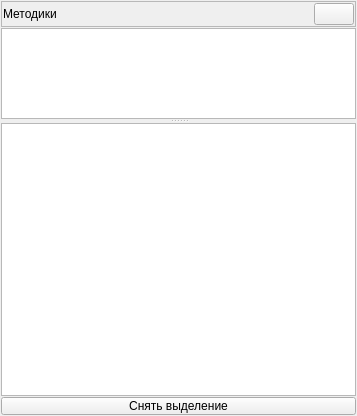
<?xml version="1.0" encoding="UTF-8"?>
<ui version="4.0">
 <class>MethodsWidget</class>
 <widget class="QWidget" name="MethodsWidget">
  <property name="geometry">
   <rect>
    <x>0</x>
    <y>0</y>
    <width>357</width>
    <height>416</height>
   </rect>
  </property>
  <property name="windowTitle">
   <string>Form</string>
  </property>
  <layout class="QVBoxLayout" name="verticalLayout">
   <property name="spacing">
    <number>1</number>
   </property>
   <property name="leftMargin">
    <number>1</number>
   </property>
   <property name="topMargin">
    <number>1</number>
   </property>
   <property name="rightMargin">
    <number>1</number>
   </property>
   <property name="bottomMargin">
    <number>1</number>
   </property>
   <item>
    <widget class="QFrame" name="frTitle">
     <property name="frameShape">
      <enum>QFrame::StyledPanel</enum>
     </property>
     <property name="frameShadow">
      <enum>QFrame::Raised</enum>
     </property>
     <layout class="QHBoxLayout" name="horizontalLayout">
      <property name="leftMargin">
       <number>1</number>
      </property>
      <property name="topMargin">
       <number>1</number>
      </property>
      <property name="rightMargin">
       <number>1</number>
      </property>
      <property name="bottomMargin">
       <number>1</number>
      </property>
      <item>
       <widget class="QLabel" name="lblTitle">
        <property name="text">
         <string>Методики</string>
        </property>
       </widget>
      </item>
      <item>
       <widget class="QPushButton" name="btnParams">
        <property name="sizePolicy">
         <sizepolicy hsizetype="Fixed" vsizetype="Fixed">
          <horstretch>0</horstretch>
          <verstretch>0</verstretch>
         </sizepolicy>
        </property>
        <property name="toolTip">
         <string>Редактировать параметры...</string>
        </property>
        <property name="text">
         <string/>
        </property>
        <property name="icon">
         <iconset resource="../../kernel.qrc">
          <normaloff>:/images/MethodsEdit.png</normaloff>:/images/MethodsEdit.png</iconset>
        </property>
        <property name="iconSize">
         <size>
          <width>32</width>
          <height>32</height>
         </size>
        </property>
       </widget>
      </item>
     </layout>
    </widget>
   </item>
   <item>
    <widget class="QSplitter" name="splitter">
     <property name="orientation">
      <enum>Qt::Vertical</enum>
     </property>
     <widget class="QListView" name="tvKinds">
      <property name="sizePolicy">
       <sizepolicy hsizetype="Expanding" vsizetype="Expanding">
        <horstretch>0</horstretch>
        <verstretch>1</verstretch>
       </sizepolicy>
      </property>
      <property name="viewMode">
       <enum>QListView::IconMode</enum>
      </property>
     </widget>
     <widget class="QListView" name="tvMetods">
      <property name="sizePolicy">
       <sizepolicy hsizetype="Expanding" vsizetype="Expanding">
        <horstretch>0</horstretch>
        <verstretch>3</verstretch>
       </sizepolicy>
      </property>
      <property name="font">
       <font>
        <pointsize>11</pointsize>
       </font>
      </property>
     </widget>
    </widget>
   </item>
   <item>
    <widget class="QPushButton" name="btnUnselect">
     <property name="maximumSize">
      <size>
       <width>16777215</width>
       <height>18</height>
      </size>
     </property>
     <property name="text">
      <string>Снять выделение</string>
     </property>
    </widget>
   </item>
  </layout>
 </widget>
 <resources>
  <include location="../../kernel.qrc"/>
 </resources>
 <connections>
  <connection>
   <sender>btnParams</sender>
   <signal>clicked()</signal>
   <receiver>MethodsWidget</receiver>
   <slot>editMetodParams()</slot>
   <hints>
    <hint type="sourcelabel">
     <x>346</x>
     <y>31</y>
    </hint>
    <hint type="destinationlabel">
     <x>360</x>
     <y>68</y>
    </hint>
   </hints>
  </connection>
  <connection>
   <sender>btnUnselect</sender>
   <signal>clicked()</signal>
   <receiver>MethodsWidget</receiver>
   <slot>unselectMetodic()</slot>
   <hints>
    <hint type="sourcelabel">
     <x>296</x>
     <y>400</y>
    </hint>
    <hint type="destinationlabel">
     <x>356</x>
     <y>347</y>
    </hint>
   </hints>
  </connection>
 </connections>
 <slots>
  <slot>editMetodParams()</slot>
  <slot>selectMetodic(QModelIndex)</slot>
  <slot>unselectMetodic()</slot>
 </slots>
</ui>
